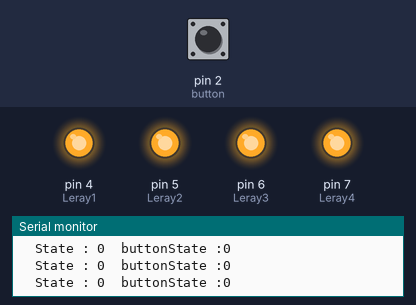
Simulated run of this sketch. Board: Arduino Uno, built with avr-gcc and run on an emulated ATmega328P. On the bench: output pins drawn as LEDs (lit = HIGH), the last lines printed to the serial monitor. The test bench sets the inputs (shaded band); at power-on: pin 2 (button) LOW.

Above: at 1.8 s.
1.9 s: pin 2 (button) pulled HIGH for 0.6 s
At 2.5 s:
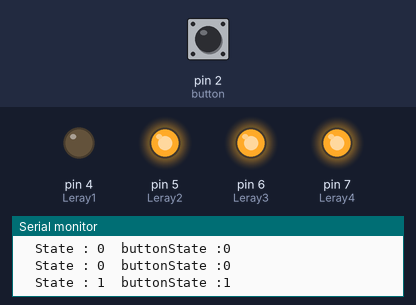
4.0 s: pin 2 (button) pulled HIGH for 1 s
At 5.3 s:
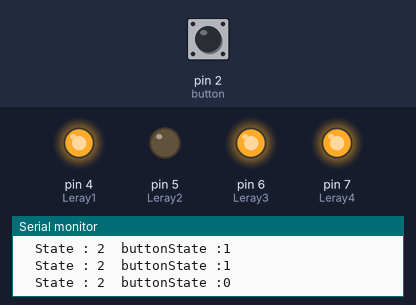
6.5 s: pin 2 (button) pulled HIGH for 0.6 s
At 7.2 s:
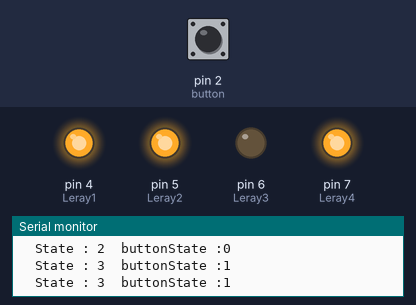
8.6 s: pin 2 (button) pulled HIGH for 3.2 s
At 10.4 s:
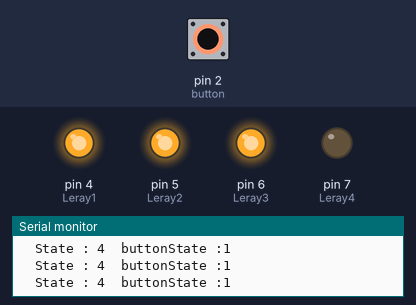
Timing chart, 0 to 11.9 s (numbered marks = the images above; inputs shaded):
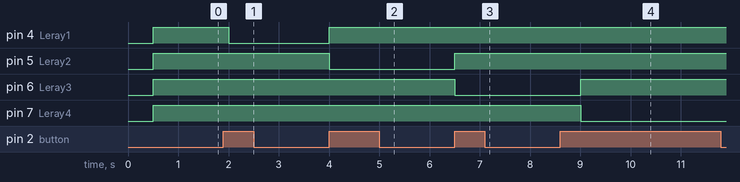

The sketch:

Relay_Switch00.ino
```cpp
#define Leray1 4
#define Leray2 5
#define Leray3 6
#define Leray4 7
#define button 2
int state = 0 ;
int buttonState;
unsigned long DebounceDelay = 100;
unsigned long DebounceLast = 0;

void setup() {
  pinMode(button,INPUT);
  pinMode(Leray1,OUTPUT);
  pinMode(Leray2,OUTPUT);
  pinMode(Leray3,OUTPUT);
  pinMode(Leray4,OUTPUT);
  Serial.begin(9600);
  attachInterrupt(digitalPinToInterrupt(button),pinState,RISING);

}

void pinState(){
  if((millis()-DebounceLast)>DebounceDelay){
     state++;
     DebounceLast=millis();
  }
}

void loop() {
  buttonState=digitalRead(button);

  Serial.print("\tState : ");
  Serial.print(state);
  Serial.print("\tbuttonState :");
  Serial.println(buttonState);
  delay(500);

  if(state==1){
     digitalWrite(Leray1,LOW);
     digitalWrite(Leray2,HIGH);
     digitalWrite(Leray3,HIGH);
     digitalWrite(Leray4,HIGH);
  }
  else if(state==2){
     digitalWrite(Leray1,HIGH);
     digitalWrite(Leray2,LOW);
     digitalWrite(Leray3,HIGH);
     digitalWrite(Leray4,HIGH);
  }
    else if(state==3){
     digitalWrite(Leray1,HIGH);
     digitalWrite(Leray2,HIGH);
     digitalWrite(Leray3,LOW);
     digitalWrite(Leray4,HIGH);
  }
    else if(state==4){
     digitalWrite(Leray1,HIGH);
     digitalWrite(Leray2,HIGH);
     digitalWrite(Leray3,HIGH);
     digitalWrite(Leray4,LOW);
  }
  else{
     digitalWrite(Leray1,HIGH);
     digitalWrite(Leray2,HIGH);
     digitalWrite(Leray3,HIGH);
     digitalWrite(Leray4,HIGH);
    state=0;
  }
 /*delay(500);
 digitalWrite(Leray1,LOW);
 digitalWrite(Leray2,LOW);
 digitalWrite(Leray3,LOW);
 digitalWrite(Leray4,LOW);
 delay(500);*/
}
```

Measured:
- after the input at 1.9 s, pin 4 (Leray1): HIGH → LOW after 0.10 s
- after the input at 4.0 s, pin 4 (Leray1): LOW → HIGH at once; pin 5 (Leray2): HIGH → LOW at once
- after the input at 6.5 s, pin 5 (Leray2): LOW → HIGH at once; pin 6 (Leray3): HIGH → LOW at once
- after the input at 8.6 s, pin 6 (Leray3): LOW → HIGH after 0.41 s; pin 7 (Leray4): HIGH → LOW after 0.41 s
